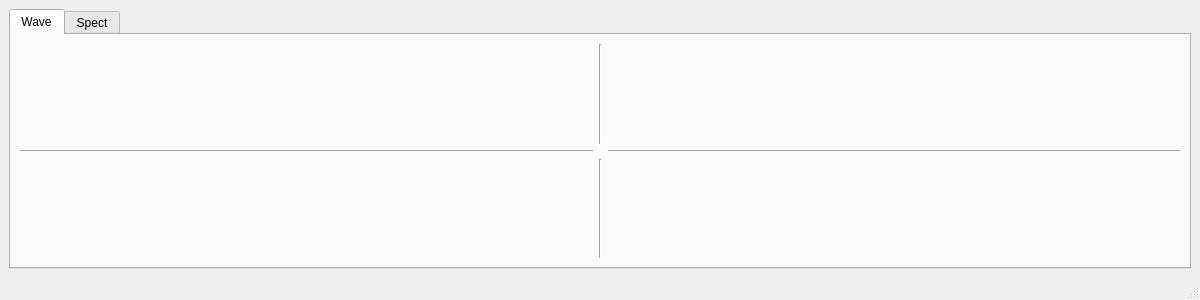
<?xml version="1.0" encoding="UTF-8"?>
<ui version="4.0">
 <class>MainWindow</class>
 <widget class="QMainWindow" name="MainWindow">
  <property name="geometry">
   <rect>
    <x>0</x>
    <y>0</y>
    <width>1200</width>
    <height>300</height>
   </rect>
  </property>
  <property name="windowTitle">
   <string>MainWindow</string>
  </property>
  <widget class="QWidget" name="centralwidget">
   <property name="enabled">
    <bool>true</bool>
   </property>
   <layout class="QGridLayout" name="gridLayout">
    <item row="0" column="0">
     <widget class="QTabWidget" name="tabWidget">
      <property name="currentIndex">
       <number>0</number>
      </property>
      <widget class="QWidget" name="tab1">
       <attribute name="title">
        <string>Wave</string>
       </attribute>
       <layout class="QGridLayout" name="gridLayout_2">
        <item row="0" column="2">
         <layout class="QVBoxLayout" name="verticalLayout3">
          <item>
           <layout class="QHBoxLayout" name="horizontalLayout3"/>
          </item>
         </layout>
        </item>
        <item row="2" column="2">
         <layout class="QVBoxLayout" name="verticalLayout4">
          <item>
           <layout class="QHBoxLayout" name="horizontalLayout4"/>
          </item>
         </layout>
        </item>
        <item row="0" column="0">
         <layout class="QVBoxLayout" name="verticalLayout_1">
          <item>
           <layout class="QHBoxLayout" name="horizontalLayout1"/>
          </item>
         </layout>
        </item>
        <item row="1" column="2">
         <widget class="Line" name="line_2">
          <property name="orientation">
           <enum>Qt::Horizontal</enum>
          </property>
         </widget>
        </item>
        <item row="1" column="0">
         <widget class="Line" name="line">
          <property name="orientation">
           <enum>Qt::Horizontal</enum>
          </property>
         </widget>
        </item>
        <item row="2" column="0">
         <layout class="QVBoxLayout" name="verticalLayout2">
          <item>
           <layout class="QHBoxLayout" name="horizontalLayout2"/>
          </item>
         </layout>
        </item>
        <item row="0" column="1">
         <widget class="Line" name="line_3">
          <property name="orientation">
           <enum>Qt::Vertical</enum>
          </property>
         </widget>
        </item>
        <item row="2" column="1">
         <widget class="Line" name="line_4">
          <property name="orientation">
           <enum>Qt::Vertical</enum>
          </property>
         </widget>
        </item>
       </layout>
      </widget>
      <widget class="QWidget" name="tab2">
       <attribute name="title">
        <string>Spect</string>
       </attribute>
       <layout class="QGridLayout" name="gridLayout_3">
        <item row="1" column="2">
         <widget class="Line" name="line_6">
          <property name="orientation">
           <enum>Qt::Horizontal</enum>
          </property>
         </widget>
        </item>
        <item row="0" column="0">
         <layout class="QVBoxLayout" name="verticalLayout1s">
          <item>
           <layout class="QHBoxLayout" name="horizontalLayout1s"/>
          </item>
         </layout>
        </item>
        <item row="0" column="2">
         <layout class="QVBoxLayout" name="verticalLayout3s">
          <item>
           <layout class="QHBoxLayout" name="horizontalLayout3s"/>
          </item>
         </layout>
        </item>
        <item row="2" column="0">
         <layout class="QVBoxLayout" name="verticalLayout2s">
          <item>
           <layout class="QHBoxLayout" name="horizontalLayout2s"/>
          </item>
         </layout>
        </item>
        <item row="2" column="2">
         <layout class="QVBoxLayout" name="verticalLayout4s">
          <item>
           <layout class="QHBoxLayout" name="horizontalLayout4s"/>
          </item>
         </layout>
        </item>
        <item row="1" column="0">
         <widget class="Line" name="line_5">
          <property name="orientation">
           <enum>Qt::Horizontal</enum>
          </property>
         </widget>
        </item>
        <item row="0" column="1">
         <widget class="Line" name="line_7">
          <property name="orientation">
           <enum>Qt::Vertical</enum>
          </property>
         </widget>
        </item>
        <item row="2" column="1">
         <widget class="Line" name="line_8">
          <property name="orientation">
           <enum>Qt::Vertical</enum>
          </property>
         </widget>
        </item>
       </layout>
      </widget>
     </widget>
    </item>
   </layout>
  </widget>
  <widget class="QMenuBar" name="menubar">
   <property name="geometry">
    <rect>
     <x>0</x>
     <y>0</y>
     <width>1200</width>
     <height>22</height>
    </rect>
   </property>
  </widget>
  <widget class="QStatusBar" name="statusbar"/>
 </widget>
 <resources/>
 <connections/>
</ui>
